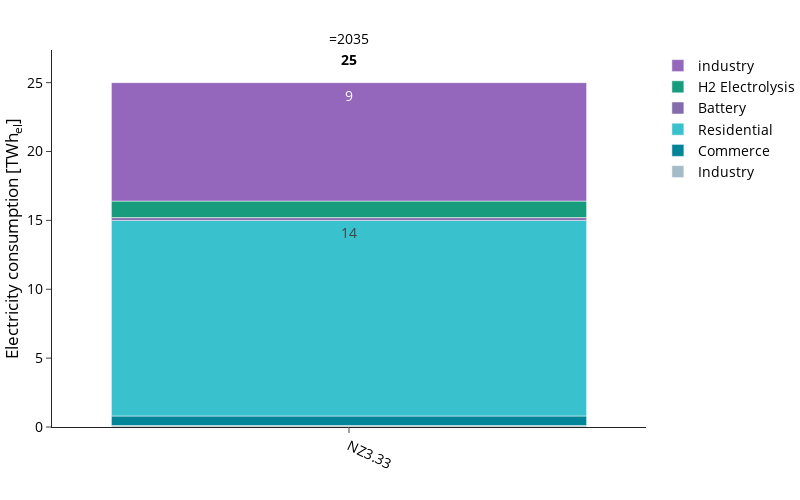

Notebook cell for this chart:
### Markdown cell above
### Electricity Demand

### Code cell
plot_config['chart_config'] = yaml_config['charts']['electricity_demand']

fig, df = plot_energy_balance(
    carrier="AC",
    balance_dict=balance_dict,
    config=plot_config,
    rename_function=rename_electricity,
    show_supply=False,
    save_dir=SDIR
)

fig.show()

### Figure 1 — Plotly figure (JSON) as saved in the notebook; plotly's stock layout.template omitted (floating-point values rounded to 4 significant figures)
{"data": [{"hovertemplate": "=%{x}<br>Electricity consumption [TWh<sub>el</sub>]=%{text}<extra></extra>", "legendgroup": "Industry", "marker": {"color": "#a6bbc8", "pattern": {"shape": ""}}, "name": "Industry", "orientation": "v", "showlegend": true, "text": [0.1], "textangle": 0, "textposition": "inside", "texttemplate": "%{y:.0f}", "type": "bar", "x": ["NZ3.33"], "xaxis": "x", "y": [0.1], "yaxis": "y"}, {"hovertemplate": "=%{x}<br>Electricity consumption [TWh<sub>el</sub>]=%{text}<extra></extra>", "legendgroup": "Commerce", "marker": {"color": "#008598", "pattern": {"shape": ""}}, "name": "Commerce", "orientation": "v", "showlegend": true, "text": [0.7], "textangle": 0, "textposition": "inside", "texttemplate": "%{y:.0f}", "type": "bar", "x": ["NZ3.33"], "xaxis": "x", "y": [0.7], "yaxis": "y"}, {"hovertemplate": "=%{x}<br>Electricity consumption [TWh<sub>el</sub>]=%{text}<extra></extra>", "legendgroup": "Residential", "marker": {"color": "#39c1cd", "pattern": {"shape": ""}}, "name": "Residential", "orientation": "v", "showlegend": true, "text": [14.2], "textangle": 0, "textposition": "inside", "texttemplate": "%{y:.0f}", "type": "bar", "x": ["NZ3.33"], "xaxis": "x", "y": [14.2], "yaxis": "y"}, {"hovertemplate": "=%{x}<br>Electricity consumption [TWh<sub>el</sub>]=%{text}<extra></extra>", "legendgroup": "Battery", "marker": {"color": "#836bad", "pattern": {"shape": ""}}, "name": "Battery", "orientation": "v", "showlegend": true, "text": [0.2], "textangle": 0, "textposition": "inside", "texttemplate": "%{y:.0f}", "type": "bar", "x": ["NZ3.33"], "xaxis": "x", "y": [0.2], "yaxis": "y"}, {"hovertemplate": "=%{x}<br>Electricity consumption [TWh<sub>el</sub>]=%{text}<extra></extra>", "legendgroup": "H2 Electrolysis", "marker": {"color": "#179c7d", "pattern": {"shape": ""}}, "name": "H2 Electrolysis", "orientation": "v", "showlegend": true, "text": [1.2], "textangle": 0, "textposition": "inside", "texttemplate": "%{y:.0f}", "type": "bar", "x": ["NZ3.33"], "xaxis": "x", "y": [1.2], "yaxis": "y"}, {"hovertemplate": "=%{x}<br>Electricity consumption [TWh<sub>el</sub>]=%{text}<extra></extra>", "legendgroup": "industry", "marker": {"color": "#9467BD", "pattern": {"shape": ""}}, "name": "industry", "orientation": "v", "showlegend": true, "text": [8.6], "textangle": 0, "textposition": "inside", "texttemplate": "%{y:.0f}", "type": "bar", "x": ["NZ3.33"], "xaxis": "x", "y": [8.6], "yaxis": "y"}, {"hoverinfo": "skip", "mode": "text", "showlegend": false, "text": ["25"], "textfont": {"color": "black", "size": 14, "weight": "bold"}, "textposition": "top center", "type": "scatter", "x": ["NZ3.33"], "xaxis": "x", "y": [26.0], "yaxis": "y"}], "layout": {"annotations": [{"font": {}, "showarrow": false, "text": "=2035", "x": 0.5, "xanchor": "center", "xref": "paper", "y": 1, "yanchor": "bottom", "yref": "paper"}], "barmode": "relative", "height": 500, "legend": {"title": {"text": ""}, "tracegroupgap": 0, "traceorder": "reversed"}, "width": 800, "xaxis": {"anchor": "y", "categoryarray": [], "categoryorder": "array", "domain": [0, 1], "tickangle": 25, "title": {"text": ""}}, "yaxis": {"anchor": "x", "domain": [0, 1], "title": {"text": "Electricity consumption [TWh<sub>el</sub>]"}}}}
